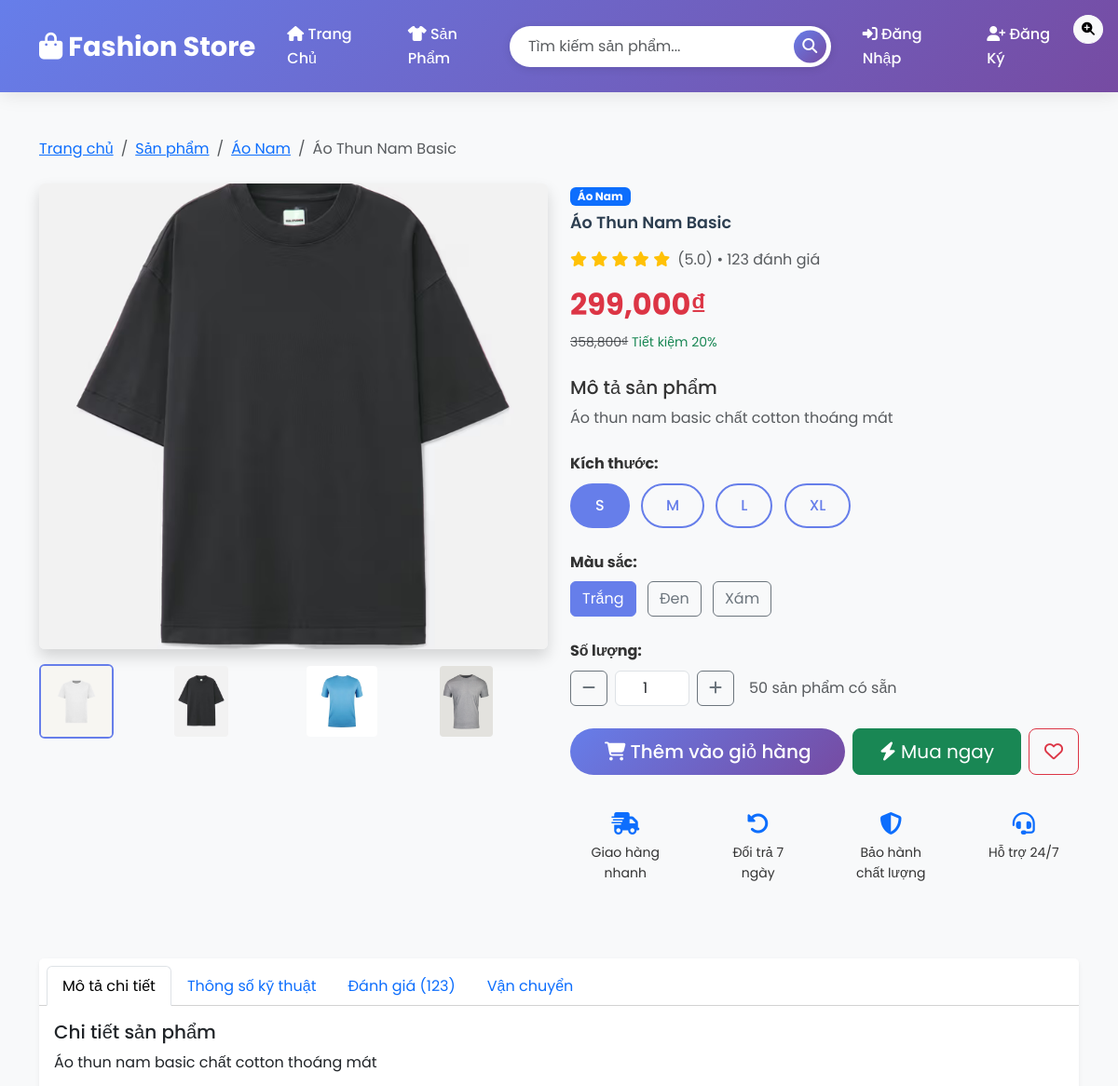
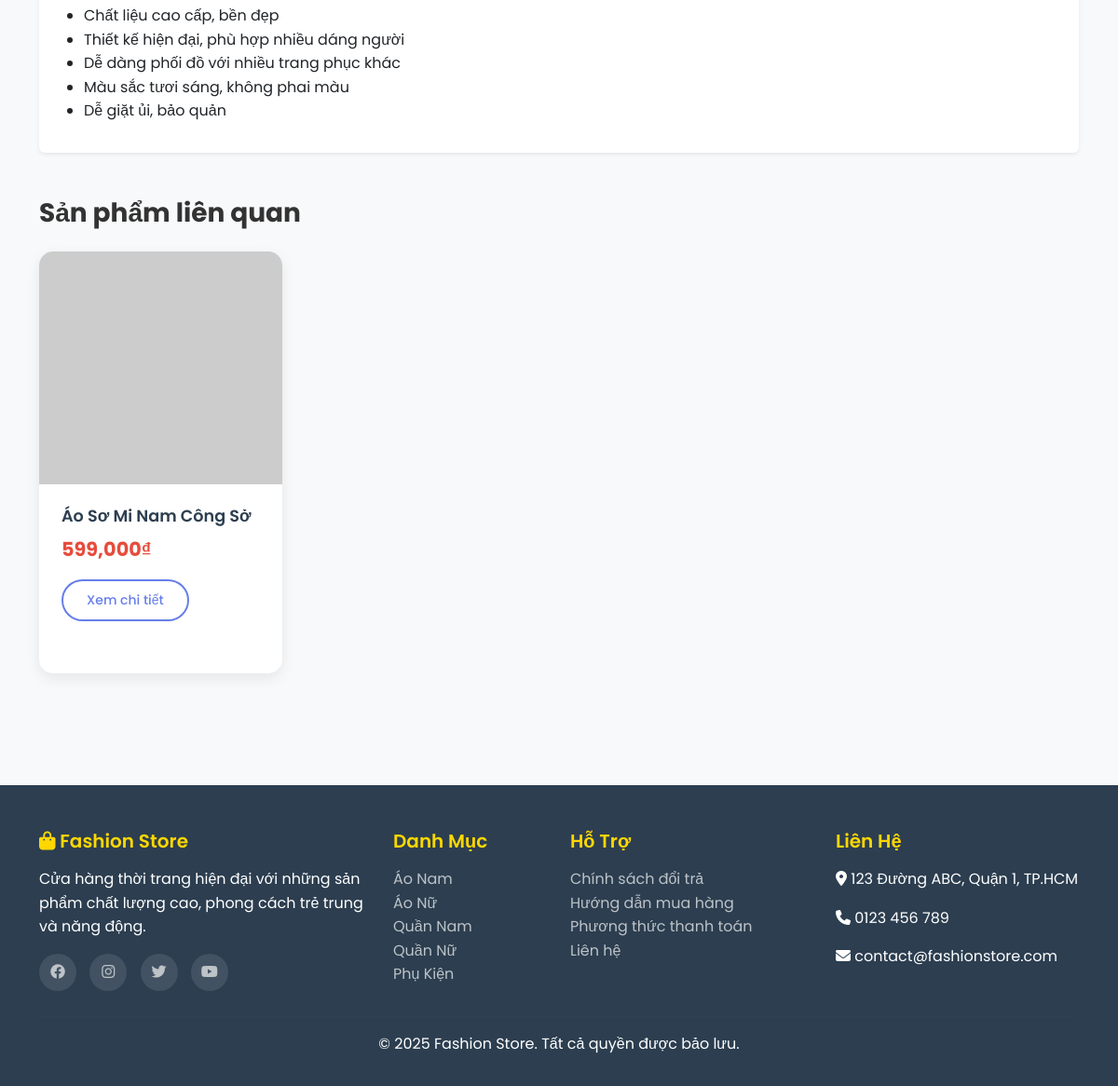
Page /product/1 on the committed database (2 pictures, top to bottom).
### tables this page shows
CREATE TABLE categories (
            id INTEGER PRIMARY KEY AUTOINCREMENT,
            name TEXT UNIQUE NOT NULL,
            description TEXT,
            created_at TIMESTAMP DEFAULT CURRENT_TIMESTAMP
        );

CREATE TABLE products (
            id INTEGER PRIMARY KEY AUTOINCREMENT,
            name TEXT NOT NULL,
            description TEXT,
            price REAL NOT NULL,
            category_id INTEGER,
            image_url TEXT,
            stock INTEGER DEFAULT 0,
            size TEXT,
            color TEXT,
            created_at TIMESTAMP DEFAULT CURRENT_TIMESTAMP,
            FOREIGN KEY (category_id) REFERENCES categories (id)
        );

### app.py (the view)
    def product_detail(self, product_id):
        conn = self.get_db_connection()
        product = conn.execute('''
            SELECT p.*, c.name as category_name
            FROM products p
            LEFT JOIN categories c ON p.category_id = c.id
            WHERE p.id=?
        ''', (product_id,)).fetchone()
        if not product:
            flash('Sản phẩm không tồn tại!')
            return redirect(url_for('products'))
        related = conn.execute('''
            SELECT p.*, c.name as category_name
            FROM products p
            LEFT JOIN categories c ON p.category_id = c.id
            WHERE p.category_id=? AND p.id!=?
            LIMIT 4
        ''', (product['category_id'], product_id)).fetchall()
        conn.close()
        return render_template('product_detail.html', product=product, related_products=related)

### app.py (called while the page is built)
    def get_db_connection(self):
        conn = sqlite3.connect(self.db_path)
        conn.row_factory = sqlite3.Row  # cho phép truy xuất theo tên cột
        return conn

### templates/product_detail.html (shortened to what this page needs)
{% extends "base.html" %}
{% block content %}
<div class="container">
    <nav aria-label="breadcrumb" class="mb-4">
        <ol class="breadcrumb">
            <li class="breadcrumb-item"><a href="{{ url_for('index') }}">Trang chủ</a></li>
            <li class="breadcrumb-item"><a href="{{ url_for('products') }}">Sản phẩm</a></li>
            {% if product.category_name %}
            <li class="breadcrumb-item"><a href="{{ url_for('products', category=product.category_id) }}">{{ product.category_name }}</a></li>
            {% endif %}
            <li class="breadcrumb-item active">{{ product.name }}</li>
        </ol>
    </nav>
    <div class="row">
        <div class="col-lg-6 mb-4">
            <div class="product-images">
                <div class="main-image mb-3">
                    <img id="mainImage" src="/static/images/aothunnambassic.jpg" class="img-fluid rounded shadow"
                         alt="{{ product.name }}" style="width: 100%; height: 500px; object-fit: cover;"
                         onerror="this.src='https://via.placeholder.com/500x500/667eea/ffffff?text={{ product.name }}'">
                    <div class="position-absolute top-0 end-0 m-3">
                        <button class="btn btn-light btn-sm rounded-circle" onclick="zoomImage()">
                            <i class="fas fa-search-plus"></i>
                        </button>
                    </div>
                </div>
                <div class="thumbnail-images">
                    <div class="row">
                        <div class="col-3">
                            <img src="/static/images/aothunnambassictrang.jpg" class="img-fluid rounded thumbnail active"
                                 onclick="changeImage(this.src)" style="cursor: pointer; height: 80px; object-fit: cover;">
                        </div>
                        <div class="col-3">
                            <img src="/static/images/aothunnambassic.jpg"
                                 class="img-fluid rounded thumbnail" onclick="changeImage(this.src)"
                                 style="cursor: pointer; height: 80px; object-fit: cover;">
                        </div>
                        <div class="col-3">
                            <img src="/static/images/aothunnambassicxanh.jpg"
                                 class="img-fluid rounded thumbnail" onclick="changeImage(this.src)"
                                 style="cursor: pointer; height: 80px; object-fit: cover;">
                        </div>
                        <div class="col-3">
                            <img src="/static/images/aothunnambassicxam.jpg"
                                 class="img-fluid rounded thumbnail" onclick="changeImage(this.src)"
                                 style="cursor: pointer; height: 80px; object-fit: cover;">
                        </div>
                    </div>
                </div>
            </div>
        </div>
        <div class="col-lg-6">
            <div class="product-info">
                {% if product.category_name %}
                <span class="badge bg-primary mb-2">{{ product.category_name }}</span>
                {% endif %}
                <h1 class="product-title mb-3">{{ product.name }}</h1>
                <div class="rating mb-3">
                    <div class="d-flex align-items-center">
                        <div class="stars me-2">
                            <i class="fas fa-star text-warning"></i>
                            <i class="fas fa-star text-warning"></i>
                            <i class="fas fa-star text-warning"></i>
                            <i class="fas fa-star text-warning"></i>
                            <i class="fas fa-star text-warning"></i>
                        </div>
                        <span class="text-muted">(5.0) • 123 đánh giá</span>
                    </div>
                </div>
                <div class="price mb-4">
                    <h2 class="text-danger fw-bold">{{ "{:,.0f}".format(product.price) }}₫</h2>
                    <small class="text-muted"><del>{{ "{:,.0f}".format(product.price * 1.2) }}₫</del> <span class="text-success">Tiết kiệm 20%</span></small>
                </div>
                <div class="description mb-4">
                    <h5>Mô tả sản phẩm</h5>
                    <p class="text-muted">{{ product.description }}</p>
                </div>
                <form id="addToCartForm" class="product-options">
                    {% if product.size %}
                    <div class="mb-3">
                        <label class="form-label fw-bold">Kích thước:</label>
                        <div class="size-options">
                            {% for size in product.size.split(',') %}
                            <label class="btn btn-outline-primary me-2 mb-2" for="size{{ loop.index }}">{{ size.strip() }}</label>
                            {% endfor %}
                        </div>
                    </div>
                    {% endif %}
                    {% if product.color %}
                    <div class="mb-3">
                        <label class="form-label fw-bold">Màu sắc:</label>
                        <div class="color-options">
                            {% for color in product.color.split(',') %}
                            <label class="btn btn-outline-secondary me-2 mb-2" for="color{{ loop.index }}">{{ color.strip() }}</label>
                            {% endfor %}
                        </div>
                    </div>
                    {% endif %}
                    <div class="mb-4">
                        <label class="form-label fw-bold">Số lượng:</label>
                        <div class="quantity-selector d-flex align-items-center">
                            <button type="button" class="btn btn-outline-secondary" onclick="changeQuantity(-1)">
                                <i class="fas fa-minus"></i>
                            </button>
                            <input type="number" id="quantity" name="quantity" class="form-control mx-2 text-center"
                                   value="1" min="1" max="{{ product.stock }}" style="width: 80px;">
                            <button type="button" class="btn btn-outline-secondary" onclick="changeQuantity(1)">
                                <i class="fas fa-plus"></i>
                            </button>
                            <span class="ms-3 text-muted">{{ product.stock }} sản phẩm có sẵn</span>
                        </div>
                    </div>
                    <div class="action-buttons mb-4">
                        {% if product.stock > 0 %}
                        <div class="d-grid gap-2 d-md-flex">
                            <button type="submit" class="btn btn-primary btn-lg flex-grow-1">
                                <i class="fas fa-shopping-cart"></i> Thêm vào giỏ hàng
                            </button>
                            <button type="button" class="btn btn-success btn-lg flex-grow-1">
                                <i class="fas fa-bolt"></i> Mua ngay
                            </button>
                            <button type="button" class="btn btn-outline-danger btn-lg" onclick="toggleWishlist()">
                                <i class="far fa-heart" id="wishlistIcon"></i>
                            </button>
                        </div>
                        {% else %}
                        <div class="d-grid">
                            <button class="btn btn-secondary btn-lg" disabled>
                                <i class="fas fa-times"></i> Hết hàng
                            </button>
                        </div>
                        {% endif %}
                    </div>
                </form>
                <div class="product-features">
                    <div class="row text-center">
                        <div class="col-6 col-md-3 mb-3">
                            <div class="feature-item p-3">
                                <i class="fas fa-shipping-fast text-primary mb-2" style="font-size: 1.5rem;"></i>
                                <p class="small mb-0">Giao hàng nhanh</p>
                            </div>
                        </div>
                        <div class="col-6 col-md-3 mb-3">
                            <div class="feature-item p-3">
                                <i class="fas fa-undo-alt text-primary mb-2" style="font-size: 1.5rem;"></i>
                                <p class="small mb-0">Đổi trả 7 ngày</p>
                            </div>
                        </div>
                        <div class="col-6 col-md-3 mb-3">
                            <div class="feature-item p-3">
                                <i class="fas fa-shield-alt text-primary mb-2" style="font-size: 1.5rem;"></i>
                                <p class="small mb-0">Bảo hành chất lượng</p>
                            </div>
                        </div>
                        <div class="col-6 col-md-3 mb-3">
                            <div class="feature-item p-3">
                                <i class="fas fa-headset text-primary mb-2" style="font-size: 1.5rem;"></i>
                                <p class="small mb-0">Hỗ trợ 24/7</p>
                            </div>
                        </div>
                    </div>
                </div>
            </div>
        </div>
    </div>
    <div class="row mt-5">
        <div class="col-12">
            <div class="card border-0 shadow-sm">
                <div class="card-header bg-white">
                    <ul class="nav nav-tabs card-header-tabs" id="productTabs">
                        <li class="nav-item">
                            <a class="nav-link active" href="#description" data-bs-toggle="tab">Mô tả chi tiết</a>
                        </li>
                        <li class="nav-item">
                            <a class="nav-link" href="#specifications" data-bs-toggle="tab">Thông số kỹ thuật</a>
                        </li>
                        <li class="nav-item">
                            <a class="nav-link" href="#reviews" data-bs-toggle="tab">Đánh giá (123)</a>
                        </li>
                        <li class="nav-item">
                            <a class="nav-link" href="#shipping" data-bs-toggle="tab">Vận chuyển</a>
                        </li>
                    </ul>
                </div>
                <div class="card-body">
                    <div class="tab-content">
                        <div class="tab-pane fade show active" id="description">
                            <h5>Chi tiết sản phẩm</h5>
                            <p>{{ product.description }}</p>
                            <ul>
                                <li>Chất liệu cao cấp, bền đẹp</li>
                                <li>Thiết kế hiện đại, phù hợp nhiều dáng người</li>
                                <li>Dễ dàng phối đồ với nhiều trang phục khác</li>
                                <li>Màu sắc tươi sáng, không phai màu</li>
                                <li>Dễ giặt ủi, bảo quản</li>
                            </ul>
                        </div>
                    </div>
                </div>
            </div>
        </div>
    </div>
    {% if related_products %}
    <div class="row mt-5">
        <div class="col-12">
            <h3 class="fw-bold mb-4">Sản phẩm liên quan</h3>
            <div class="row">
                {% for related in related_products %}
                <div class="col-md-6 col-lg-3 mb-4">
                    <div class="product-card h-100">
                        <img src="{{ related.image_url }}" class="card-img-top" alt="{{ related.name }}"
                             onerror="this.src='https://via.placeholder.com/300x250/667eea/ffffff?text=Fashion+Item'">
                        <div class="card-body">
                            <h6 class="product-title">{{ related.name }}</h6>
                            <p class="product-price">{{ "{:,.0f}".format(related.price) }}₫</p>
                            <a href="{{ url_for('product_detail', product_id=related.id) }}" class="btn btn-outline-primary btn-sm">
                                Xem chi tiết
                            </a>
                        </div>
                    </div>
                </div>
                {% endfor %}
            </div>
        </div>
    </div>
    {% endif %}
</div>
{% endblock %}

### templates/base.html (style rules this page uses)
* { margin: 0; padding: 0; box-sizing: border-box; }
body { font-family: 'Poppins', sans-serif; line-height: 1.6; color: #333; background-color: #f8f9fa; }
.product-card { border: none; border-radius: 15px; overflow: hidden; transition: all 0.3s ease; box-shadow: 0 5px 15px rgba(0,0,0,0.08); margin-bottom: 2rem; background: white; }
.product-card img { width: 100%; height: 250px; object-fit: cover; transition: all 0.3s ease; }
.product-card .card-body { padding: 1.5rem; }
.product-title { font-weight: 600; color: #2c3e50; margin-bottom: 0.5rem; font-size: 1.1rem; }
.product-price { font-size: 1.3rem; font-weight: 700; color: #e74c3c; margin-bottom: 1rem; }
.btn-primary { background: linear-gradient(135deg, #667eea 0%, #764ba2 100%); border: none; border-radius: 25px; padding: 10px 25px; font-weight: 500; transition: all 0.3s ease; }
.btn-outline-primary { border: 2px solid #667eea; color: #667eea; border-radius: 25px; padding: 10px 25px; font-weight: 500; transition: all 0.3s ease; }

### templates/product_detail.html (style rules this page uses)
.thumbnail { border: 2px solid transparent; transition: all 0.3s ease; }
.thumbnail.active { border-color: #667eea; }
.feature-item { transition: all 0.3s ease; }
.btn-check:checked + .btn { background-color: #667eea; border-color: #667eea; color: white; }

### rows in the picture
categories: category_name "Áo Nam"
products: name "Áo Thun Nam Basic", price "299,000", product.price*1.2 "358,800", description "Áo thun nam basic chất cotton thoáng mát", stock "50"
products: name "Áo Sơ Mi Nam Công Sở", price "599,000"

### other values in the picture
{{ size.strip() }} "S" "M" "L" "XL"
{{ color.strip() }} "Trắng" "Đen" "Xám"
